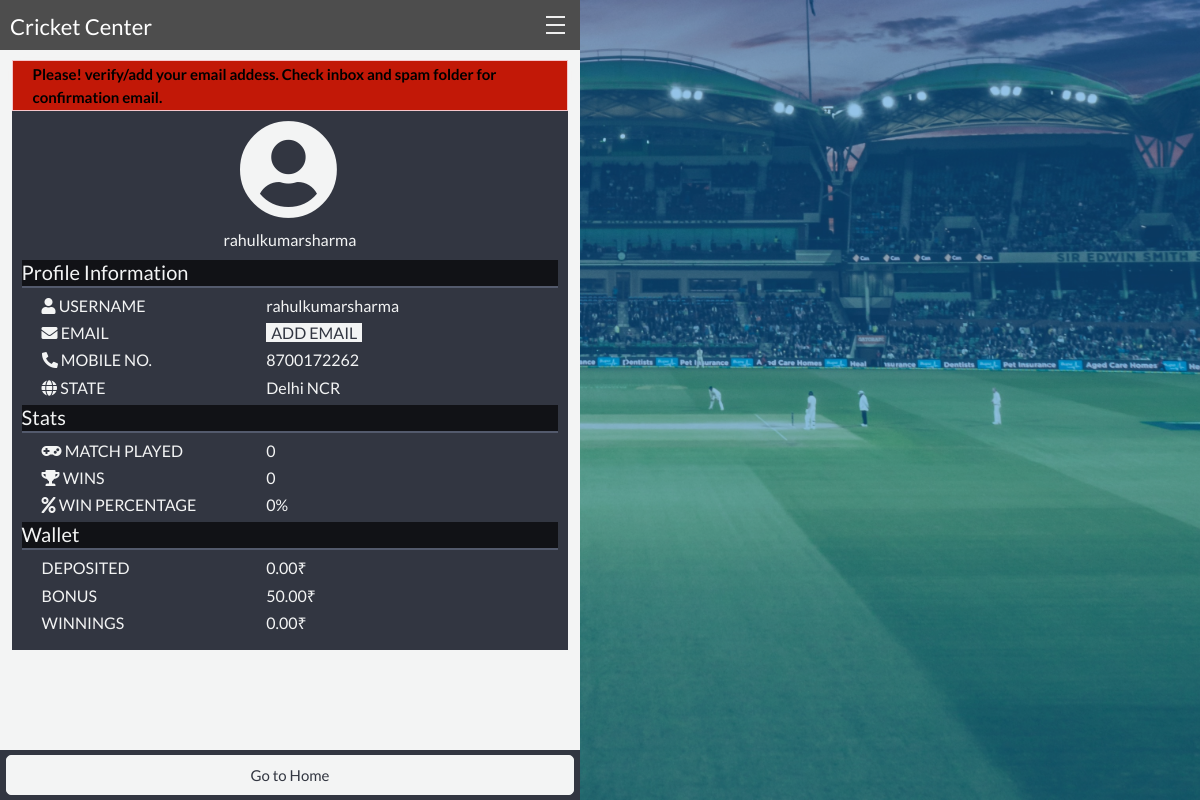
The page /accounts/profile/ (signed in) on the database as committed earlier.
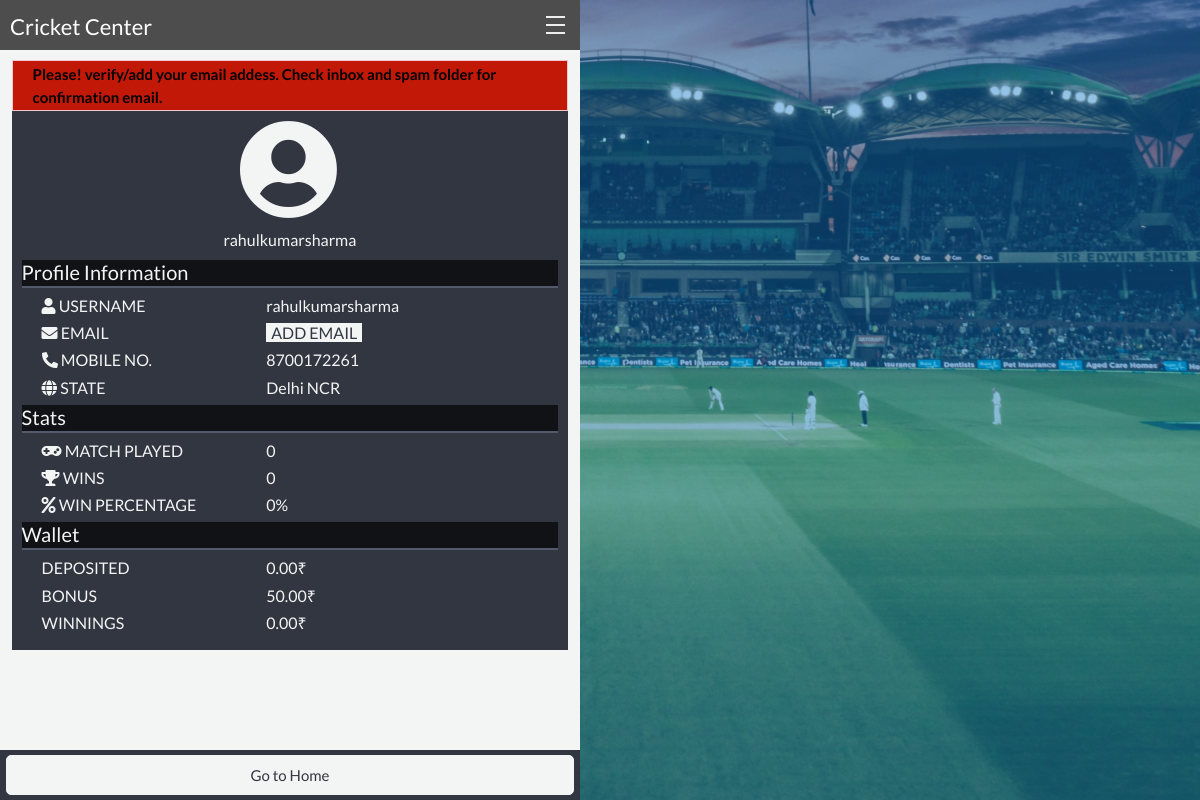
The same page on the database as committed later.
### accounts/models.py (models this page shows, shortened)
class User(AbstractBaseUser):
    username = models.CharField(max_length=64, unique=True, validators=[RegexValidator(regex=USERNAME_REGX, message="Username only contain A-Z,a-z,0-9 or . _ -", code="Invalid Username")])
    email = models.EmailField(
        verbose_name='email address',
        max_length=255,
        unique=True,
        blank=True,
        null=True,
    )
    is_active = models.BooleanField(default=True)
    is_admin = models.BooleanField(default=False)
    is_staff = models.BooleanField(default=False)
    objects = MyUserManager()
    USERNAME_FIELD = 'username'
    REQUIRED_FIELDS = []

class Profile(models.Model):
    user = models.OneToOneField(settings.AUTH_USER_MODEL, on_delete=models.CASCADE)
    phone_regex = RegexValidator(regex=r'^\d{10}$', message="Please Enter Correct Mobile Number...")
    phone_number = models.CharField(validators=[phone_regex], max_length=17, blank=False, unique=True)
    state = models.CharField(max_length=50, choices=STATES, blank=True, default=STATES[0][0])
    balance = models.DecimalField(max_digits=8, decimal_places=2, default=0)
    bonus = models.DecimalField(max_digits=4, decimal_places=2, default=50)
    widhdrawable_balance = models.DecimalField(max_digits=8, decimal_places=2, default=0)
    match_played = models.IntegerField(default=0)
    contest_played = models.IntegerField(default=0)
    total_wins = models.IntegerField(default=0)
    is_email_confirmed = models.BooleanField(default=False)

### accounts/views.py (the view)
@login_required(login_url='IndexView')
def ProfileView(request):
    user_obj = User.objects.filter(id=request.user.id).first()
    is_email_confirmed = user_obj.profile.is_email_confirmed
    return render(request, 'accounts/profile.html', context={"user": user_obj,'is_email_confirmed':is_email_confirmed})

### templates/accounts/profile.html (shortened to what this page needs)
{% extends "cricket_center_base.html" %}
{% load staticfiles %}
{% load widget_tweaks %}
{% load user_agents %}
{% block stylesheets %}
  {{block.super}}
{% endblock stylesheets %}
{% block other_page_content %}
  <div class="MainBackground">
    <div class="color-overlay">
    </div>
  </div>
  <div class="MatchAreaForMatch">
    <div class="MainPageHeader">
      {% if not is_email_confirmed %}
        <div class="alert alert-danger alert-dismissible AlertEmail">
          <button type="button" class="close" data-dismiss="alert"></button>
          <strong>Please! verify/add your email addess. Check inbox and spam folder for confirmation email.</strong>
        </div>
      {% endif %}
        <center>
          <p class="ProfileContent">PROFILE</p>
        </center>
    </div>
    <div class="InfoConatinerOfPage">
      <div class="MainProfileContent">
        <div class="MainImageContainer">
          <i class="fas fa-user-circle" style="font-size:100px;"></i>
        </div>
        <center><h6 class="UserNameHeader">{{user.username}}</h6></center>
      </div>
      <h5 class="InformationHeader">Profile Information</h5>
      <div class="MainConrainerOfInfoContainer">
        <div class="ProfileInformationContainer">
          <h6 class="InfoHeaderContainer"><span class="fa fa-user"></span> USERNAME</h6>
          <h6 class="InfoHeaderContainer"><span class="fa fa-envelope"></span> EMAIL</h6>
          <h6 class="InfoHeaderContainer"><span class="fa fa-phone fa-rotate-90"></span> MOBILE NO.</h6>
          <h6 class="InfoHeaderContainer"><span class="fa fa-globe"></span> STATE</h6>
        </div>
        <div class="InformationContainer">
          <h6>{{user.username}}</h6>
          {% if not user.profile.is_email_confirmed and user.email is None%}
            <a href={% url 'accounts:add_email' %} class="AddInfoLink"><h6><span class="AddInfo">ADD EMAIL</span></h6></a>
          {% elif not user.profile.is_email_confirmed %}
            <h6>{{user.email}} &nbsp;&nbsp;<a href={% url 'accounts:add_email' %} class="AddInfoLink"><span class="AddInfo">EDIT</span></a></h6>
          {% else %}
            <h6>{{user.email}}</h6>
          {% endif %}
          <h6>{{user.profile.phone_number}}</h6>
          {% if user.profile.state == "Add state" %}
            <a href={% url 'accounts:add_state' %} class="AddInfoLink"><h6><span class="AddInfo">ADD STATE</span></h6></a>
          {% else %}
            <h6>{{user.profile.state}}</h6>
          {% endif %}
        </div>
      </div>
      <h5 class="InformationHeader">Stats</h5>
      <div class="MainConrainerOfInfoContainer">
        <div class="ProfileInformationContainer">
          <h6 class="InfoHeaderContainer"><span class="fa fa-gamepad"></span> MATCH PLAYED</h6>
          <h6 class="InfoHeaderContainer"><span class="fa fa-trophy"></span> WINS</h6>
          <h6 class="InfoHeaderContainer"><span class="fa fa-percent"></span> WIN PERCENTAGE</h6>
        </div>
        <div class="InformationContainer">
          <h6>{{user.profile.match_played}}</h6>
          <h6>{{user.profile.total_wins}}</h6>
          <h6>{% widthratio user.profile.total_wins user.profile.match_played 100 %}%</h6>
        </div>
      </div>
      <h5 class="InformationHeader">Wallet</h5>
      <div  class="MainConrainerOfInfoContainer">
        <div class="ProfileInformationContainer">
          <h6 class="InfoHeaderContainer"> DEPOSITED</h6>
          <h6 class="InfoHeaderContainer"> BONUS</h6>
          <h6 class="InfoHeaderContainer"> WINNINGS</h6>
        </div>
        <div class="InformationContainer">
          <h6>{{user.profile.balance}}₹</h6>
          <h6>{{user.profile.bonus}}₹</h6>
          <h6>{{user.profile.widhdrawable_balance}}₹</h6>
        </div>
      </div>
    </div>
    <div class="footer">
      <a href="{% url 'cricket_center:cricket_center' %}"><button class="btn MainPageFooter">
        Go to Home
      </button></a>
    </div>
  </div>
{% endblock %}

### templates/cricket_center_base.html (shortened to what this page needs)
<!DOCTYPE html>
{% load staticfiles %}
{% load user_agents %}
{% load widget_tweaks %}
<html>
  <head>
    {% block stylesheets %}
      <link href="https://use.fontawesome.com/releases/v5.1.0/css/all.css" rel="stylesheet">
      <link href="https://cdn.rawgit.com/michalsnik/aos/2.1.1/dist/aos.css" rel="stylesheet">
      <link rel="stylesheet" href="{% static "css/bootstrap.css" %}">
      <link rel="stylesheet" href="{% static "css/cricket_center_main.css" %}">
    {% endblock stylesheets %}
</head>
  <body>
    <div id="page">
      <div class="nav">
        <div class="nav-header">
          <a class="nav-title" href="{% url 'cricket_center:cricket_center' %}" class="CricketCenterHeaderTop">
            Cricket Center
          </a>
        </div>
        <div class="nav-btn">
          <label for="nav-check">
            <span></span>
            <span></span>
            <span></span>
          </label>
        </div>
      </div>
    {% block other_page_content %}
    {% endblock%}
  </body>
</html>

### static/css/cricket_center_main.css (style rules this page uses)
.alert-danger { background-color:#c21807;color:#000;border-radius:0 }
.AlertEmail { position:relative;font-size:15px;padding-top:2px;padding-bottom:2px;z-index:100 }
.MatchAreaForMatch { position:relative;display:inline-block;width:580px;display:inline-block;height:-moz-calc(100vh - 98px);height:-webkit-calc(100vh - 98px);height:calc(100vh - 98px);overflow-x:auto;left:0;background-color:#f3f4f4;background-size:cover }
.MainBackground { background:url(../images/backoneOri.jpg) no-repeat center/cover;width:100vw;height:100%;position:absolute;margin:0;top:0;content:"";overflow:hidden }
.color-overlay { width:100%;height:100%;background:rgba(2,112,200,.7);opacity:.6;position:absolute }
body { font-family:Lato,sans-serif;font-weight:400;margin:0 }
* { box-sizing:border-box }
.nav { height:50px;width:580px;background-color:#4d4d4d;position:relative;z-index:1000 }
.nav>.nav-header { display:inline }
.nav>.nav-header>.nav-title { display:inline-block;font-size:22px;color:#fff;padding:10px 10px 10px 10px }
.nav>.nav-btn { display:none }
@media (max-width:1920px) { .nav>.nav-btn { display:inline-block;position:absolute;right:0;top:0 } }
@media (max-width:1920px) { .nav>.nav-btn>label { display:inline-block;margin-top:5px;margin-right:5px;width:40px;height:40px;padding:13px;border-radius:6px } }
@media (max-width:1920px) { .nav>.nav-btn>label>span { display:block;margin-top:-2px;margin-left:-2px;width:19px;height:10px;border-top:2px solid #eee } }
a { text-decoration:none }
button { border:none!important }
.footer { position:fixed;width:580px;height:50px;bottom:0;background-color:#323641 }
.AddInfo { position:relative;background-color:#f3f4f4;color:#323641;padding-left:5px;padding-right:5px;border-right:1px solid #323641 }
.MainPageHeader { top:10px;margin-bottom:20px;position:relative;height:30px!important;width:96%;left:2%;font-size:18px!important;background-color:#323641;border-radius:5px;color:#f3f4f4;-webkit-box-shadow:0 1px 7px;-moz-box-shadow:0 1px 7px;box-shadow:0 1px 7px }
.ProfileContent { position:relative;top:1px }
.InformationHeader { background-color:#111216;height:28px;border-bottom:2px solid #535a6c }
.InformationContainer { width:54%;display:inline-block }
.ProfileInformationContainer { width:45%;display:inline-block }
.MainConrainerOfInfoContainer { display:inline }
.InfoHeaderContainer { position:relative;left:20px }
.InfoConatinerOfPage { position:relative;width:96%;left:2%;color:#f3f4f4;background-color:#323641;margin-bottom:2%;padding:10px;text-align:justify }
.MainProfileContent { background-color:#323641;color:#f3f4f4;position:relative;width:100%;height:150px }
.MainImageContainer { position:relative;width:100px;height:100px;top:10px;border-radius:50%;left:50%;transform:translateX(-50%) }
.UserNameHeader { position:relative;top:20px;text-align:center }
.MainPageFooter { position:relative;width:98%;left:1%;background-color:#f3f4f4;border:1px solid #f3f4f4!important;border-radius:5px;font-size:15px;padding:6px 12px;color:#323641;top:10%;margin-right:5px;height:80% }

Rows that differ between the two databases and show on the page:
changed User "rahulkumarsharma": profile.phone_number "8700172262" → "8700172261"
